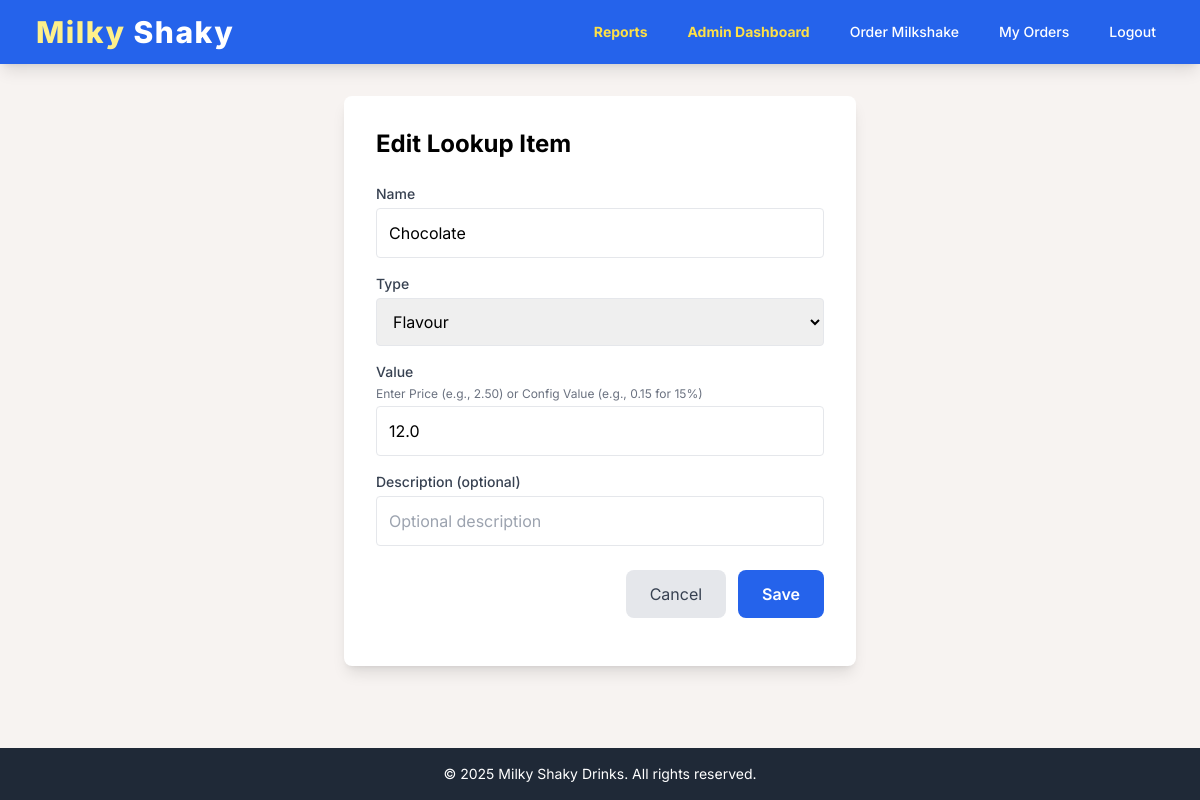
The page /admin/lookup/edit/2 (signed in) on the database its author committed.
### models.py (models this page shows, shortened)
class Product(db.Model):
    __tablename__ = 'products'
    id = Column(Integer, primary_key=True)
    name = Column(String(120), nullable=False)
    type = Column(String(50), nullable=False)
    price = Column(Float, nullable=False)
    value = Column(Float, nullable=False)
    description = Column(Text)
    created_at = Column(DateTime, default=datetime.utcnow)

### app.py (the view)
    @app.route('/admin/lookup/edit', methods=['GET', 'POST'])
    @app.route('/admin/lookup/edit/<int:item_id>', methods=['GET', 'POST'])
    @login_required
    @manager_required
    def admin_lookup_edit(item_id=None):
        from models import Product, Config
        from forms import LookupForm
        item = None
        form = LookupForm()
        if item_id:
            item = db.session.get(Product, item_id)
            if not item:
                item = db.session.get(Config, item_id) # Example: If item_id mapping is complex
            if not item:
                flash('Item not found.', 'error')
                return redirect(url_for('admin_dashboard'))
        if form.validate_on_submit():
            try:
                if form.type.data == 'Config':
                    config_item = db.session.query(Config).filter_by(name=form.name.data).first()
                    if not config_item:
                        config_item = Config()
                    config_item.name = form.name.data
                    config_item.type = form.type.data
                    config_item.value = form.value.data
                    db.session.add(config_item)
                else:
                    if not item or not hasattr(item, 'type') or item.type == 'Config':
                        item = Product()
                    item.name = form.name.data
                    item.type = form.type.data
                    item.value = float(form.value.data) # Value is the price
                    item.price = float(form.value.data)
                    item.description = form.description.data
                    db.session.add(item)
                db.session.commit()
                flash(f'Item "{item.name}" saved successfully.', 'success')
                return redirect(url_for('admin_dashboard'))
            except Exception as e:
                db.session.rollback()
                flash(f'Error saving item: {e}', 'error')
                return render_template('admin_lookup_edit.html', form=form, item=item)
        elif item:
            form.name.data = item.name
            form.type.data = item.type
            form.value.data = getattr(item, 'value', '')
            form.description.data = getattr(item, 'description', '')
        return render_template('admin_lookup_edit.html', form=form, item=item)

### forms.py
class LookupForm(FlaskForm):
    name = StringField('Name', validators=[DataRequired(), Length(max=120)])
    type = SelectField('Type', choices=[
        ('Flavour', 'Flavour'),
        ('Topping', 'Topping'),
        ('Consistency', 'Consistency'),
        ('Config', 'Configuration')
    ], validators=[InputRequired()])
    value = StringField('Value', validators=[DataRequired(), Length(max=255)]) # Used for price or config value (e.g., 15% or 10)
    description = StringField('Description (optional)', validators=[Optional(), Length(max=255)])
    submit = SubmitField('Save')

### models.py (called while the page is built)
    @property
    def is_manager(self):
        return self.role == 'manager'

### templates/admin_lookup_edit.html (shortened to what this page needs)
{% extends "base.html" %}
{% block content %}
<div class="min-h-[70vh] flex items-center justify-center">
    <div class="w-full max-w-lg bg-white rounded-lg shadow-lg p-8">
        <h2 class="text-2xl font-bold mb-6">{{ 'Edit' if item else 'Add New' }} Lookup Item</h2>
        <form method="post" novalidate>
            <div class="mb-4">
                {{ form.name.label(class="block text-sm font-medium text-gray-700 mb-1") }}
                {{ form.name(class="w-full border p-3 rounded", placeholder="e.g., Chocolate or VAT") }}
            </div>
            <div class="mb-4">
                {{ form.type.label(class="block text-sm font-medium text-gray-700 mb-1") }}
                {{ form.type(class="w-full border p-3 rounded") }}
            </div>
            <div class="mb-4">
                {{ form.value.label(class="block text-sm font-medium text-gray-700 mb-1") }}
                <p class="text-xs text-gray-500 mb-1">Enter Price (e.g., 2.50) or Config Value (e.g., 0.15 for 15%)</p>
                {{ form.value(class="w-full border p-3 rounded") }}
            </div>
            <div class="mb-6">
                {{ form.description.label(class="block text-sm font-medium text-gray-700 mb-1") }}
                {{ form.description(class="w-full border p-3 rounded", placeholder="Optional description") }}
            </div>
            <div class="flex justify-end space-x-3">
                <a href="{{ url_for('admin_dashboard') }}" class="bg-gray-200 text-gray-700 py-3 px-6 rounded-lg">Cancel</a>
                {{ form.submit(class="bg-blue-600 hover:bg-blue-700 text-white font-semibold py-3 px-6 rounded-lg") }}
            </div>
        </form>
    </div>
</div>
{% endblock %}

### templates/base.html (style rules this page uses)
body { font-family: 'Inter', sans-serif; background-color: #f7f3f1; }

### rows shown on the page
Product: name "Chocolate", type "Flavour", value "12.0"

### other values the page prints
{{ 'Edit' if item else 'Add New' }} "Edit"
{{ moment().format('YYYY') }} "2025"
